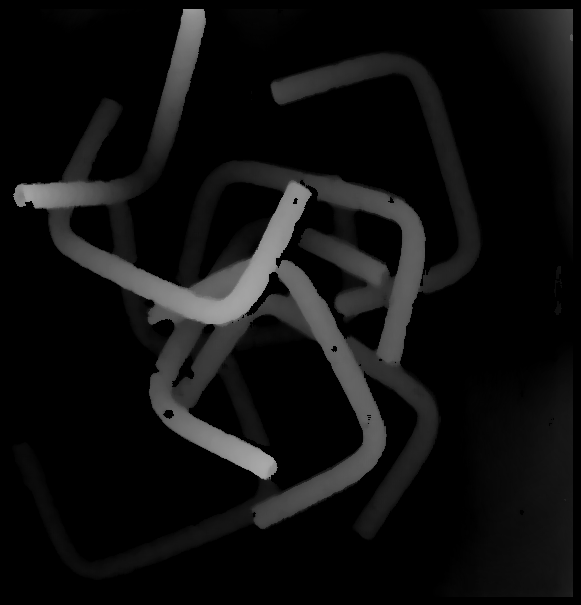
#> input picture vision/test/depth3.png, 581 x 605 px, found by its file name
$ python topo_coor.py
#> lines starting #> are read from the running program, lines starting #| are printed output that depends on the picture
#> further down, img is the input picture: shape (605, 581, 3); min 0, max 169, mean 15.4
### utils/image_proc_utils.py
import cv2
import matplotlib.pyplot as plt
import numpy as np
# import open3d as o3d
# [61 lines left out: functions rotate_img, rotate_3d, rotate_point, get_neighbor_bounding, not called in this run]


def get_max_neighbor_pixel(gray, loc, bounding_size=10, bounding_draw=False):
    """Give a mat and a location, return the max neighobor pixel value
       Xinyi

    Arguments:
        gray {grayscale or array} -- images with 1 channels, shape = (h,w)
        loc {(int, int)} -- location, (left,top), (from width,from height)

    Keyword Arguments:
        bounding_size {int} -- [neighbor bounding size] (default: {10})
        bounding_draw {bool} -- [if draw rectangle to verify position] (default: {False})

    Returns:
        [int] -- max value of neighbor pixels
    """
    (x,y)=loc
    h, w = gray.shape

    # construct the refined matrix, first row then column
    r_con = np.zeros((bounding_size,w),dtype=np.uint8)
    mat_tmp = np.r_[np.r_[r_con,gray],r_con]
    c_con = np.zeros((h+bounding_size*2,bounding_size),dtype=np.uint8)
    mat_tmp = np.c_[np.c_[c_con,mat_tmp],c_con]

    if bounding_draw:
        # draw the bounding box to verify the correct pixel
        for_draw = cv2.cvtColor(gray.copy(), cv2.COLOR_GRAY2RGB) # copy the image for draw
        cv2.circle(for_draw, (x,y), 6, (255,0,0), -1)
        cv2.rectangle(for_draw, ((x-bounding_size),(y-bounding_size)),((x+bounding_size+1),(y+bounding_size+1)), (255,0,0),2)
        plt.figure(figsize=(15,15))
        plt.imshow(for_draw, cmap='gray'), plt.show()

    x = x+bounding_size
    y = y+bounding_size
    return np.max(mat_tmp[(y-bounding_size):(y+bounding_size+1),(x-bounding_size):(x+bounding_size+1)])

# [42 lines left out: functions get_neighbor_pixel, normalize_depth_map, not called in this run]

def adjust_grayscale(img, max_b=255):

    # adjust depth maps
#> called with max_b = 255
    img_adjusted = np.array(img * (max_b/np.max(img)), dtype=np.uint8)
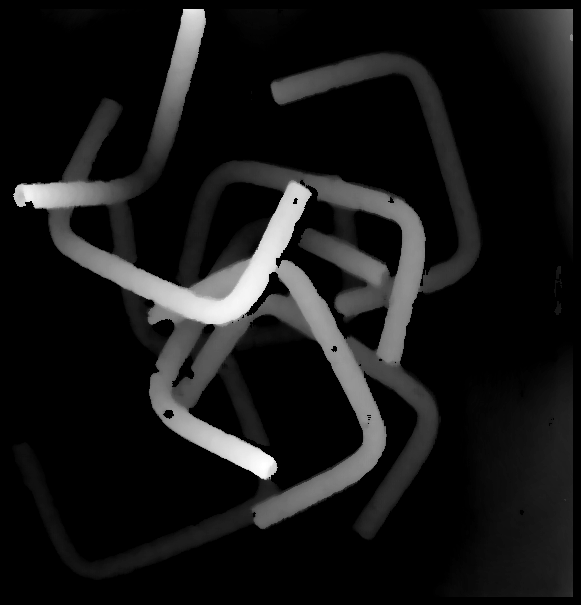
#> img_adjusted: shape (605, 581, 3); min 0, max 255, mean 23.1
    return img_adjusted


# [76 lines left out: functions adjust_array_range, depth2pc, depth2xyz, xyz2depth, not called in this run]


# [11 lines that do not run on import are left out]
    # [14 lines of commented-out code are left out]

### tangle_solution/topo_coor.py
import os
import sys
import glob
sys.path.append("./")
if '/opt/ros/kinetic/lib/python2.7/dist-packages' in sys.path:
    sys.path.remove('/opt/ros/kinetic/lib/python2.7/dist-packages')
import cv2
import math
import numpy as np
import itertools

np.set_printoptions(suppress=True)
np.seterr(divide='ignore', invalid='ignore')
import matplotlib.pyplot as plt
from scipy import ndimage
from utils.base_utils import *
from utils.image_proc_utils import *
from utils.plot_utils import *

class LineDetection(object):
    def __init__(self):
        # FLD instance, important in accuracy
        # self.length_thre = 15
        # self.distance_thre = 3
        self.canny_aperture_size = 3
        self.canny_thre1= 50
        self.canny_thre2 = 50

    def detect_line(self, src,length_thre, distance_thre, vis=False):
        """
        param src: images with 3 channels
        return:
            if only_vis: image, number
            if not: line segments 2d, 3d, number

        Attention: if source image has no lines, return None
        """
#> called with length_thre = 15, distance_thre = 2, vis = True
        gray = cv2.cvtColor(src, cv2.COLOR_RGB2GRAY)

        fld = cv2.ximgproc.createFastLineDetector(length_thre,
                                                  distance_thre,
                                                  self.canny_thre1,
                                                  self.canny_thre2,
                                                  self.canny_aperture_size)
                                                #   do_merge=False)
        lines_2d = fld.detect(gray)
#> lines_2d = 61 rows, first 6: [79.2, 3.06, 59.83, 71.52], [68.15, 75.36, 87.98, 11.3], [58.57, 106.9, 54.48, 81.92], [162.9, 20.79, 115.6, 33.6], [182.4, 25.73, 164.2, 20.43], [207.6, 99.49, 185.3, 27.58]
        # if only_vis == True:
        #     return src_for_draw
        if lines_2d is None:
            if vis:
                return src, None
            else:
                return None, None, None
        else:
            num = lines_2d.shape[0]
#> num = 61
            lines_reshape = lines_2d.reshape(num, 4)
#> lines_reshape has the same summary as lines_2d
            b_start = []
            b_end = []
            for each in lines_2d:
                x1, y1, x2, y2 = np.int0(each[0])
                b1 = get_max_neighbor_pixel(gray, (x1, y1))
                b2 = get_max_neighbor_pixel(gray, (x2, y2))
                b_start = np.append(b_start, b1)
                b_end = np.append(b_end, b2)
#> this loop made 61 passes
#> (each, x1, y1, x2, y2, b1) on passes 14 to 23: ([[167.3, 78.67, 100.3, 64.51]], 167, 78, 100, 64, 137), ([[182.8, 109.9, 179.9, 85.89]], 182, 109, 179, 85, 144), ([[83.85, 113.6, 95.84, 74.64]], 83, 113, 95, 74, 216), ([[103, 74.08, 120, 77.92]], 102, 74, 120, 77, 58), ([[125.1, 74.04, 105, 109.1]], 125, 74, 104, 109, 215), ([[102.1, 108.1, 86.93, 114.9]], 102, 108, 86, 114, 244), ([[14.07, 85.89, 55.06, 82.86]], 14, 85, 55, 82, 242), ([[118.8, 108.9, 132.8, 80.91]], 118, 108, 132, 80, 244), ([[143.1, 83.51, 172.4, 91.45]], 143, 83, 172, 91, 194), ([[46.37, 84.94, 49.07, 102]], 46, 84, 49, 101, 142)
#> each on passes 38 to 43: [[120.3, 112.3, 157.5, 179.1]], [[51.53, 121.2, 60.52, 143.6]], [[67.76, 125.6, 91.73, 134.7]], [[146.3, 130.5, 163.2, 126.7]], [[79.76, 170.1, 112.1, 127.3]], [[115.2, 128.7, 132.2, 138.7]]
#> pass 1, in get_max_neighbor_pixel, `mat_tmp = np.r_[np.r_[r_con,gray],r_con]`:
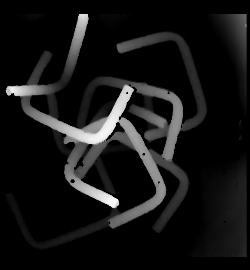
#> mat_tmp: shape (270, 250); min 0, max 255, mean 21.3
#> pass 1, in get_max_neighbor_pixel, `mat_tmp = np.c_[np.c_[c_con,mat_tmp],c_con]`:
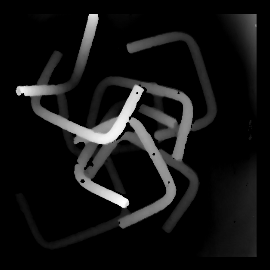
#> mat_tmp: shape (270, 270); min 0, max 255, mean 19.8
            lines_reshape = np.insert(lines_reshape, 2, b_start, axis=1)
            lines_reshape = np.insert(lines_reshape, 5, b_end, axis=1)

            if vis is True:

                src_for_draw = src.copy()
                drawn = self.draw_line_segment(src_for_draw, lines_2d, thickness=2)
#> the loop in draw_line_segment, `for each in lines_2d:` made 61 passes
#> each on passes 1 to 12: [[79.2, 3.06, 59.83, 71.52]], [[68.15, 75.36, 87.98, 11.3]], [[58.57, 106.9, 54.48, 81.92]], [[162.9, 20.79, 115.6, 33.6]], [[182.4, 25.73, 164.2, 20.43]], [[207.6, 99.49, 185.3, 27.58]], [[117.6, 43.11, 166, 30.13]], [[175.7, 28.44, 198.7, 100.4]], [[43.79, 39.89, 26.53, 71.75]], [[33.84, 76.07, 51.54, 45.73]], [[30.96, 74.54, 5.88, 76.47]], [[98.15, 65.16, 84.14, 78.06]]
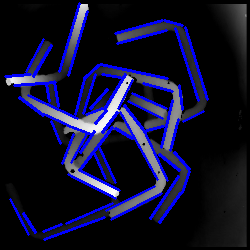
#> drawn: shape (250, 250, 3); mean B, G, R 44.8, 17.5, 17.5

                # [12 lines of commented-out code are left out]

                return lines_2d, lines_reshape.reshape((num, 1, 6)), num, drawn
            else:
                return lines_2d, lines_reshape.reshape((num, 1, 6)), num

    def draw_line_segment(self, _image, lines_2d, color=(255, 0, 0), thickness=1):
        """_image is just for draw, not source image"""
        for each in lines_2d:
            x1, y1, x2, y2 = np.int0(each[0])
            _image = cv2.line(_image, (x1, y1), (x2, y2), color, thickness)
        return _image

class TopoCoor(object):
    def __init__(self, length_thre=15, distance_thre=3):
        self.length_thre = length_thre
        self.distance_thre = distance_thre

    # [278 lines left out: functions cross_product, gli_original, topo_coor_from_edge, topo_coor_from_two_edges, topo_coor_from_image, compute_writhe_matrix and 1 more, not called in this run]

    # [9 lines of commented-out code are left out]


if __name__ == "__main__":

    import timeit
    start = timeit.default_timer()
    length_thre = 15
    distance_thre = 2
    sliding_size = 125
    sliding_stride = 25

    # main()
    img_path = "./vision\\test\\depth3.png"

    img = cv2.imread(img_path)
    norm_img = cv2.resize(adjust_grayscale(img), (250,250))
    # norm_img = cv2.medianBlur(norm_img,5)

    ld = LineDetection()
    lines_2d, lines_3d, lines_num, drawn = ld.detect_line(norm_img,length_thre, distance_thre,vis=True)
    print("line num: ", lines_num)
#| line num:  61

    # topology coordinate
#> (the run stopped early here; a loop or call above may not have finished)

$ run again, with vision/depth/depthc.png copied over vision/test/depth3.png
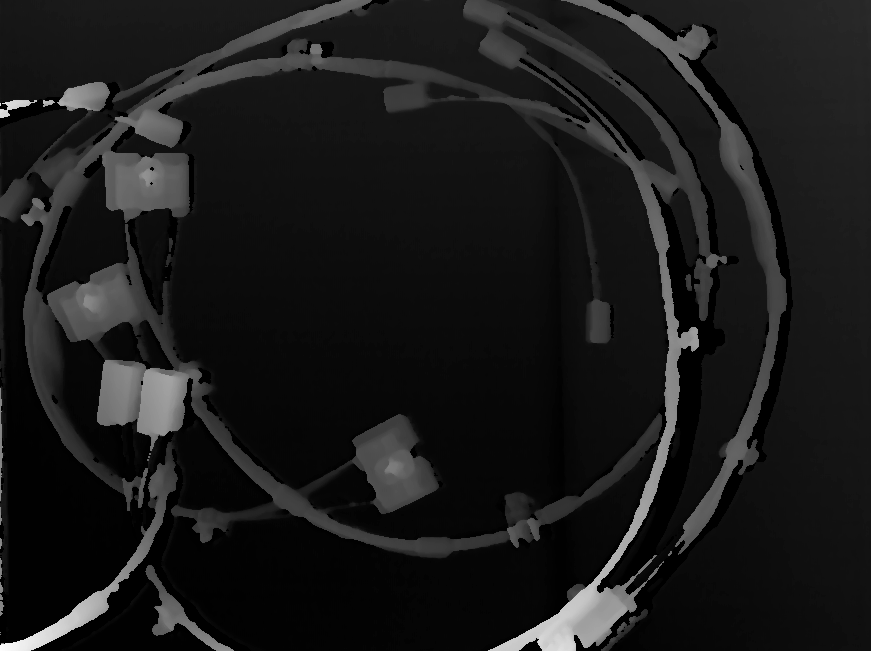
#> input picture vision/depth/depthc.png, 871 x 651 px, found by its file name
#> img is the input picture: shape (651, 871, 3); min 0, max 255, mean 25.7
#> lines_2d = 96 rows, first 6: [95.3, 0, 32.62, 35.35], [163.2, 17.99, 139.9, 0.169], [195.2, 51.04, 166.1, 15.1], [205.3, 98.35, 195.8, 52.63], [162.2, 0, 192.9, 20.76], [192.6, 22.64, 208.1, 50.37]
#> lines_reshape has the same summary as lines_2d
#> the loop in detect_line, `for each in lines_2d:` made 96 passes
#> (each, x1, y1, x2, y2, b1) on passes 14 to 20: ([[186.6, 44.78, 194.1, 65.61]], 186, 44, 194, 65, 70), ([[81.83, 19.55, 50.76, 31.36]], 81, 19, 50, 31, 117), ([[129.2, 26.77, 95.08, 20.57]], 129, 26, 95, 20, 73), ([[168.1, 45.68, 130.2, 28.66]], 168, 45, 130, 28, 82), ([[199.1, 19.96, 212, 43.99]], 199, 19, 212, 43, 108), ([[88.95, 25.26, 119.2, 30.86]], 88, 25, 119, 30, 117), ([[216.6, 59.13, 196.4, 22.8]], 216, 59, 196, 22, 92)
#> pass 1, in get_max_neighbor_pixel, `mat_tmp = np.c_[np.c_[c_con,mat_tmp],c_con]`:
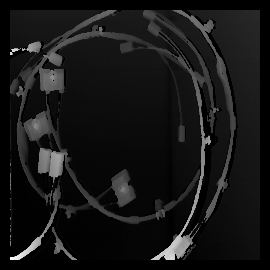
#> mat_tmp: shape (270, 270); min 0, max 253, mean 22
#> the loop in draw_line_segment, `for each in lines_2d:` made 96 passes
#> in detect_line, `drawn = self.draw_line_segment(src_for_draw, lines_2d, thickness=2)`:
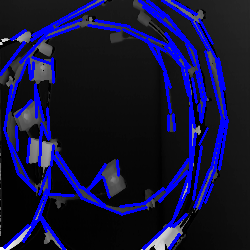
#> drawn: shape (250, 250, 3); mean B, G, R 58.3, 19.2, 19.2
#| line num:  96

$ run again, with vision/depth/depth1.png copied over vision/test/depth3.png
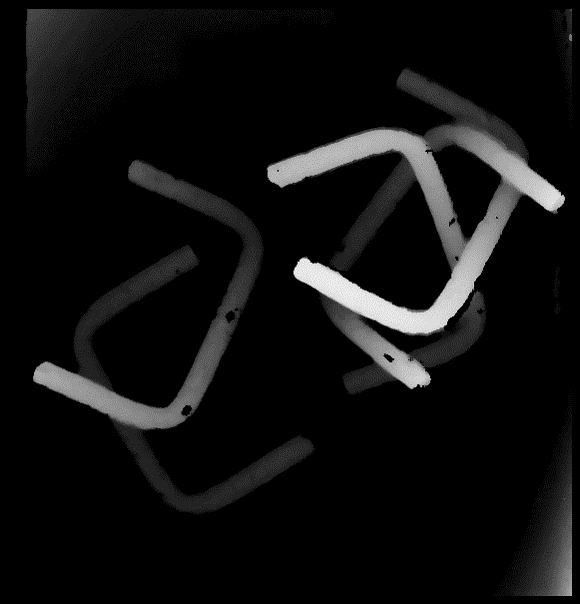
#> input picture vision/depth/depth1.png, 580 x 604 px, found by its file name
#> img is the input picture: shape (604, 580, 3); min 0, max 250, mean 15.9
#> lines_2d = 44 rows, first 6: [10.94, 4, 11.19, 67], [222.9, 53.44, 174.1, 26.86], [172.1, 35.85, 196.1, 47.83], [217.6, 59.6, 196.4, 50.07], [160, 52.92, 114.5, 68.53], [183.3, 56.47, 161.2, 51.99]
#> lines_reshape has the same summary as lines_2d
#> the loop in detect_line, `for each in lines_2d:` made 44 passes
#> (each, x1, y1, x2, y2, b1) on passes 13 to 18: ([[106.7, 87.37, 58.34, 65.25]], 106, 87, 58, 65, 52), ([[171.9, 65.95, 146.8, 99.06]], 171, 65, 146, 99, 190), ([[55.95, 74.11, 104.6, 95.64]], 55, 74, 104, 95, 86), ([[148.6, 111.5, 178.5, 73.63]], 148, 111, 178, 73, 242), ([[216.2, 74.1, 198.6, 104.8]], 216, 74, 198, 104, 208), ([[192.7, 135, 224.2, 81.13]], 192, 135, 224, 81, 238)
#> pass 1, in get_max_neighbor_pixel, `mat_tmp = np.c_[np.c_[c_con,mat_tmp],c_con]`:
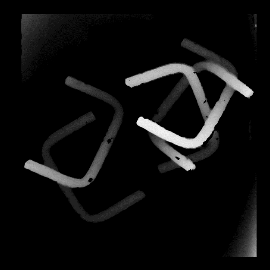
#> mat_tmp: shape (270, 270); min 0, max 246, mean 13.9
#> the loop in draw_line_segment, `for each in lines_2d:` made 44 passes
#> in detect_line, `drawn = self.draw_line_segment(src_for_draw, lines_2d, thickness=2)`:
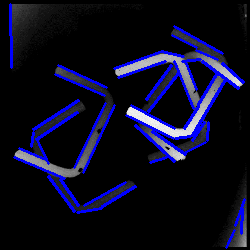
#> drawn: shape (250, 250, 3); mean B, G, R 33, 12.1, 12.1
#| line num:  44

$ run again, with vision/depth/depth10.png copied over vision/test/depth3.png
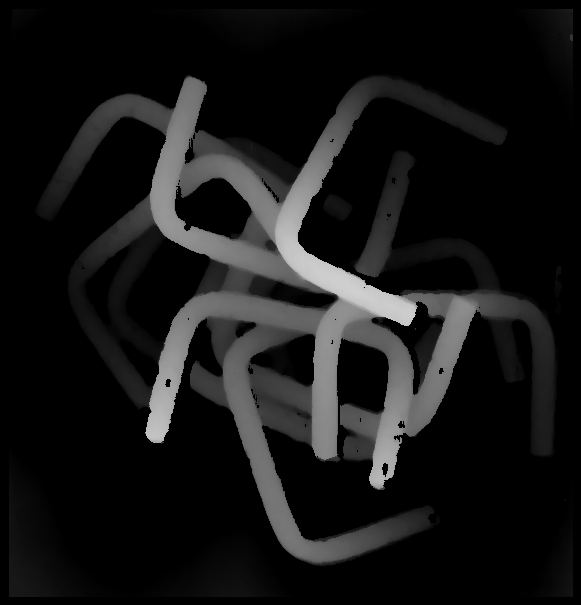
#> input picture vision/depth/depth10.png, 581 x 605 px, found by its file name
#> img is the input picture: shape (605, 581, 3); min 0, max 208, mean 21.9
#> lines_2d = 69 rows, first 6: [79.73, 30.9, 71.58, 52.84], [81.76, 65.96, 87.95, 32.99], [158.2, 30.25, 144.2, 42.01], [144.6, 43.77, 120.3, 83.81], [217.5, 51.76, 161.1, 28.41], [53.52, 37.19, 35.35, 47.89]
#> lines_reshape has the same summary as lines_2d
#> the loop in detect_line, `for each in lines_2d:` made 69 passes
#> (each, x1, y1, x2, y2, b1) on passes 14 to 20: ([[122.6, 64.54, 99.25, 55.37]], 122, 64, 99, 55, 175), ([[70.14, 59.05, 61.72, 83.59]], 70, 59, 61, 83, 174), ([[58.8, 83.77, 28.92, 109.8]], 58, 83, 28, 109, 182), ([[27.67, 112.4, 34.54, 137.4]], 27, 112, 34, 137, 39), ([[36.7, 138.2, 58.54, 168.3]], 36, 138, 58, 168, 30), ([[170, 61.98, 153.2, 111.1]], 169, 61, 153, 111, 38), ([[107.4, 67.69, 91.2, 62.4]], 107, 67, 91, 62, 153)
#> pass 1, in get_max_neighbor_pixel, `mat_tmp = np.c_[np.c_[c_con,mat_tmp],c_con]`:
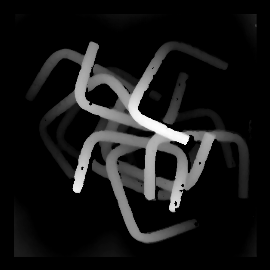
#> mat_tmp: shape (270, 270); min 0, max 255, mean 22.8
#> the loop in draw_line_segment, `for each in lines_2d:` made 69 passes
#> in detect_line, `drawn = self.draw_line_segment(src_for_draw, lines_2d, thickness=2)`:
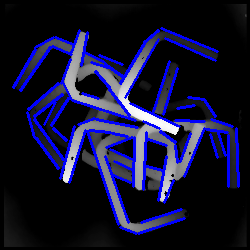
#> drawn: shape (250, 250, 3); mean B, G, R 49.2, 20.5, 20.5
#| line num:  69
